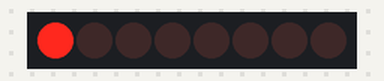
A sketch run on a simulated Arduino Uno, built with avr-gcc and run on an emulated ATmega328P. Parts: 8 shift-register outputs drawn as a row of LEDs (first output left, lit = HIGH). Wiring (inferred from the names in the program): shift register (74HC595): data pin 3; shift clock pin 2; latch pin 5. Wiring (inferred from the signals the program sends): row of LEDs: on Q0, Q1, Q2, Q3, Q4, Q5, Q6, Q7.

Above: at 1.5 s.
At 5.1 s:
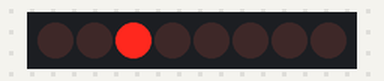
At 9.9 s:
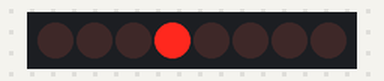
At 19.5 s:
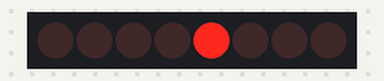
At 29.1 s:
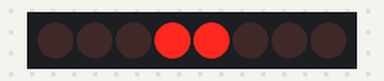
At 38.7 s:
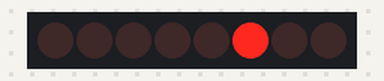
Timing chart, 0 to 40.0 s (numbered marks = the images above):
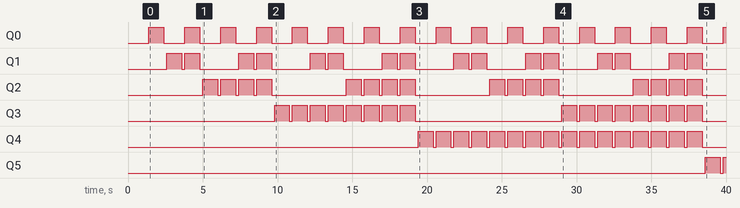

Measured:
- by itself, Q0: alternates HIGH for 1.0 s and LOW for 1.4 s
- by itself, Q1: repeats every 4.8 s: LOW 0.20 s, HIGH 1.0 s, LOW 2.6 s, HIGH 1.0 s
- by itself, Q2: repeats every 9.6 s: 3 × (LOW 0.20 s, HIGH 1.0 s), LOW 5.0 s, HIGH 1.0 s
- by itself, Q3: goes 7 × (HIGH 1.0 s, LOW 0.20 s), HIGH 1.0 s, LOW 9.8 s, 7 × (HIGH 1.0 s, LOW 0.20 s), HIGH 1.0 s, then LOW
- by itself, Q4: LOW → HIGH at 19.4 s, → LOW 1.0 s later, → HIGH 0.20 s later, → LOW 1.0 s later, … (32 changes in this stretch)
- by itself, Q5: LOW → HIGH at 38.6 s, → LOW 1.0 s later, → HIGH 0.20 s later

The sketch:

sketch_feb16a.ino
```cpp
//**************************************************************//
//  Name    : shiftOutCode, Hello World
//  Author  : Carlyn Maw,Tom Igoe, David A. Mellis
//  Date    : 25 Oct, 2006
//  Modified: 23 Mar 2010
//  Version : 2.0
//  Notes   : Code for using a 74HC595 Shift Register           //
//          : to count from 0 to 255
//****************************************************************
//Pin connected to ST_CP of 74HC595
int latchPin = 5;
//Pin connected to SH_CP of 74HC595
int clockPin = 2;
////Pin connected to DS of 74HC595
int dataPin = 3;

void setup() {
pinMode(latchPin, OUTPUT);
pinMode(clockPin, OUTPUT);
pinMode(dataPin, OUTPUT);
}
// void loop() {
// int first = 1;
// if (first == 1){
//   shiftOutPattern(0b00000000);  // Shift out a single bit for each LED
//   first = 0;
// }

// shiftOutPattern(0b00001100);  // Shift out a single bit for each LED
// while(true);
// }
void loop() {
for (int i = 0; i < 255; i++) {
shiftOutPattern(i);  // Shift out a single bit for each LED
delay(1000);
    }
}
// void loop() {
// for (int i = 0; i < 8; i++) {
// shiftOutPattern(1 << i);  // Shift out a single bit for each LED
// delay(200);
//     }
// }

// Function to send data to shift register
void shiftOutPattern(byte pattern) {
digitalWrite(latchPin, LOW);
shiftOut(dataPin, clockPin, MSBFIRST, 0b00000000);
digitalWrite(latchPin, HIGH);
delay(200);
digitalWrite(latchPin, LOW);
shiftOut(dataPin, clockPin, MSBFIRST, pattern);
digitalWrite(latchPin, HIGH);
}
```
